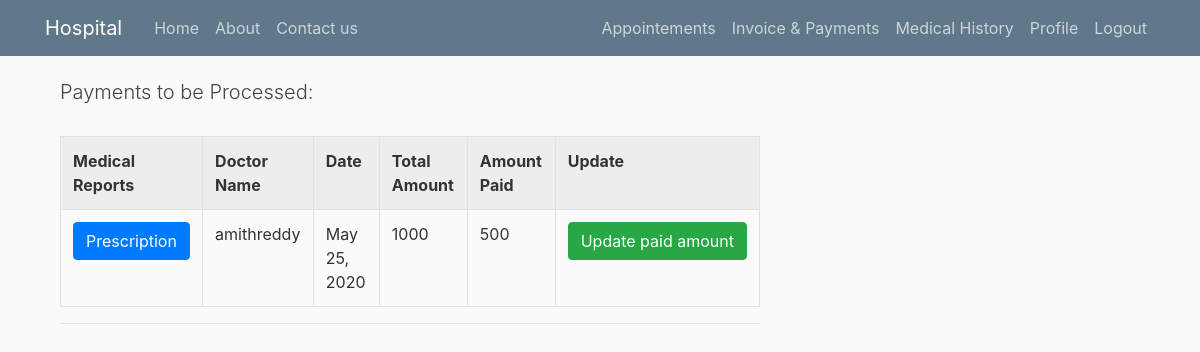
Screenshot of /accounts/patient/abrahamlincoln/payments/ (signed in) with the database file from the repository.
### accounts/models.py (models this page shows, shortened)
class Payments(models.Model):
    medical_report = models.OneToOneField(MedicalHistory,on_delete = models.CASCADE)
    total_amount = models.IntegerField(null=True)
    amount_paid = models.IntegerField(default=0)
    date = models.DateField(auto_now_add = True)

class MedicalHistory(models.Model):
    date =models.DateField(auto_now_add = True)
    symptoms= models.TextField()
    doctor_name= models.ForeignKey(User ,related_name='medical_doctor',on_delete=models.CASCADE)
    patient_name=models.ForeignKey(User,related_name='medical_patient',on_delete=models.CASCADE)
    prescription=models.TextField(max_length=1000)
    billed = models.CharField(max_length=10, choices=BILLED,default = 'no')

### accounts/views.py (the view)
# urls.py: path('patient/<str:username>/payments/',user_views.patient_payments,name='patient-payments'),
@login_required
def patient_payments(request,username):
    patient = User.objects.get(username=username)
    payments = list()
    for payment in Payments.objects.all():
        if payment.medical_report.billed == "yes" and payment.medical_report.patient_name == patient:
            payments.append(payment)
    return render(request,'accounts/patient_payments.html',{'payments':payments})

### accounts/templates/accounts/patient_payments.html
{% extends "accounts/base.html" %}
{% block content %}
    <div class="container">
        {% if payments %}
            <h2 class="page-header lead">Payments to be Processed:  </h2>
            <br/>
            <table class="table table-striped table-bordered table-hover table-condensed">
                <tr>
                    <th>Medical Reports</th>
                    <th>Doctor Name</th>
                    <th>Date</th>
                    <th>Total Amount</th>
                    <th>Amount Paid</th>
                    <th>Update</th>
                </tr>
                    {% for payment in payments %}
                        <tr>
                            <td><a class="btn btn-primary" href="{% url 'patient-prescription-detail' payment.medical_report.id %}">Prescription</a></td>
                            <td>{{payment.medical_report.doctor_name}}</td>
                            <td>{{payment.date}}</td>
                            <td>{{payment.total_amount}}</td>
                            <td>{{payment.amount_paid}}</td>
                            <td><a class="btn btn-success"
                                href="{% url 'patient-payments-update'  payment.pk %}">Update paid amount</a></td>
                        </tr>
                    {% endfor %}
            </table>
            <hr/>
            <br/>
        {% else %}
         <h3>No Payments To be Processed.</h3>
        {% endif %}
    </div>
{% endblock content %}

### accounts/static/accounts/styles.css (style rules this page uses)
body { background: #fafafa; color: #333333; margin-top: 5rem; }
h1, h2, h3, h4, h5, h6 { color: #444444; }

### rows the page displays
Payments: medical_report.doctor_name "amithreddy", date "May 25, 2020", total_amount "1000", amount_paid "500"
